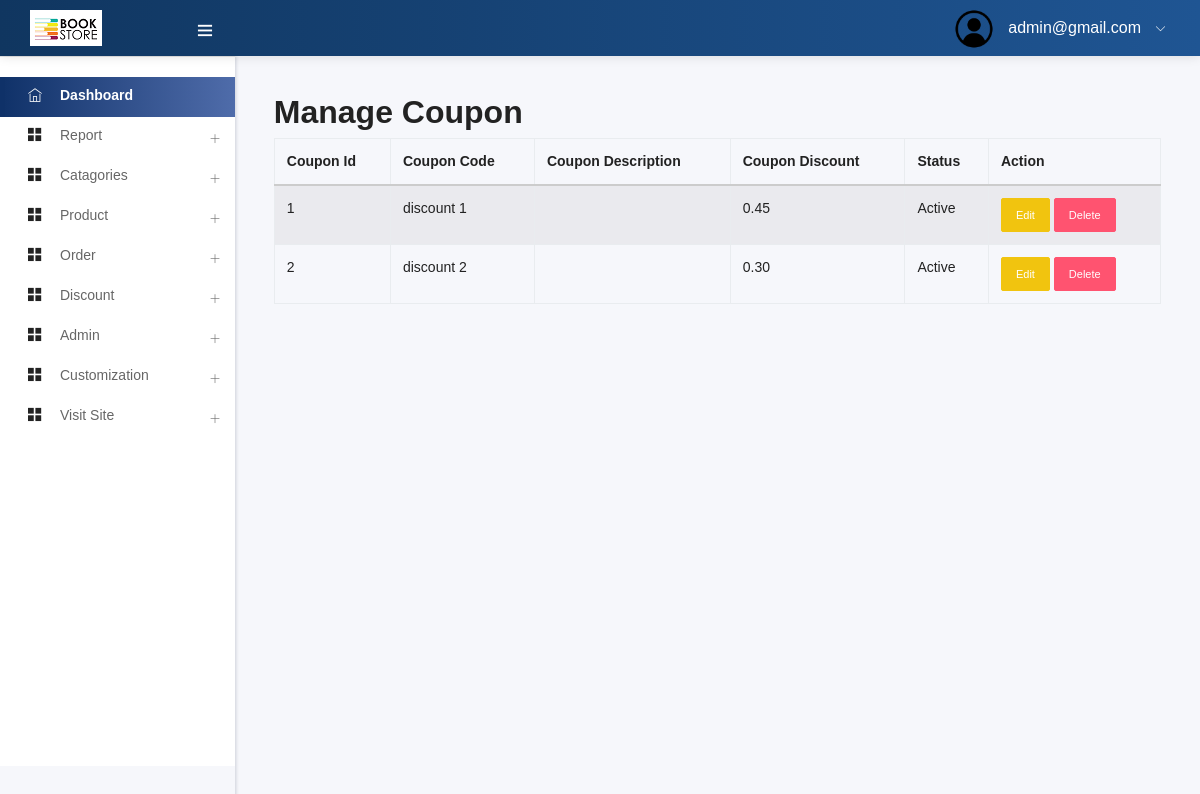
The page /admin/manage_discount.php (signed in) on the database its author committed.
### tables this page shows
CREATE TABLE `add_logo` (
  `id` int NOT NULL,
  `img` varchar(200) NOT NULL
);

CREATE TABLE `discount` (
  `id` int NOT NULL,
  `name` varchar(30) NOT NULL,
  `description` text,
  `discount_percent` decimal(3,2) UNSIGNED DEFAULT NULL,
  `active` tinyint(1) DEFAULT '1',
  `created_at` timestamp NOT NULL DEFAULT CURRENT_TIMESTAMP,
  `modified_at` timestamp NOT NULL DEFAULT CURRENT_TIMESTAMP
);

### admin/manage_discount.php (called while the page is built)
<?php
    $views = "manage_discount";
    include ("template.php");
?>

### model/DB.php (called while the page is built, shortened)
<?php
class DB{
    function __construct(){
        $servername = "localhost";
        $username = "root";
        $password = "12341234";
        $dbname = "book_ecommerce";
        $this->conn = mysqli_connect($servername, $username, $password, $dbname);
    }
}
?>

### model/Customization.php (called while the page is built, shortened)
<?php
include_once('DB.php');
class Customization extends DB{
   function display_logo(){
       $query = "SELECT * FROM add_logo";
       $result = mysqli_query($this->conn, $query);
       if (mysqli_num_rows($result) > 0) {
           $logo_datas = array();
           while($row = mysqli_fetch_assoc($result)){
               $logo_datas[] = $row;
           }
           return $logo_datas;
       }
   }
}
?>

### model/Discount.php (called while the page is built, shortened)
<?php
include_once('DB.php');
class Discount extends DB{
   function getAllDiscount(){
       $query = "SELECT * FROM discount";
       $result = mysqli_query($this->conn, $query);
       if (mysqli_num_rows($result) > 0) {
           $discount_datas = array();
           while($row = mysqli_fetch_assoc($result)){
               $discount_datas[] = $row;
           }
           return $discount_datas;
       }
   }
}
?>

### admin/views/discount/manage_discount_view.php (the view, shortened to what this page needs)
<?php
$discountObj = new Discount();
$discountList = $discountObj->getAllDiscount();
?>
<h2>Manage Coupon</h2>
<table class="table table-bordered table-striped">
    <thead>
        <tr>
            <th>Coupon Id</th>
            <th>Coupon Code</th>
            <th>Coupon Description</th>
            <th>Coupon Discount</th>
            <th>Status</th>
            <th>Action</th>
        </tr>
    </thead>
    <tbody>
        <?php
        foreach ($discountList as $discount) {
        ?>
            <tr>
                <td> <?php echo $discount['id'] ?></td>
                <td> <?php echo $discount['name'] ?></td>
                <td> <?php echo $discount['description'] ?></td>
                <td> <?php echo $discount['discount_percent'] ?></td>
                <td>
                    <?php
                    if($discount['active']) echo "Active";
                    else echo "Unactive";
                    ?>
                </td>
                <td>
                    <a href="edit_discount.php?status=edit&&id=<?php echo $discount['id'] ?>" class="btn btn-sm btn-warning">Edit</a>
                    <a href="?status=delete&&id=<?php echo $discount['id'] ?>" class="btn btn-sm btn-danger">Delete</a>
                </td>
            </tr>
        <?php } ?>
    </tbody>
</table>

### admin/includes/head.php (shortened to what this page needs)
<!DOCTYPE html>
<html lang="en">
<head>
  <link rel="stylesheet" type="text/css" href="assets/css/bootstrap/css/bootstrap.min.css">
  <link rel="stylesheet" type="text/css" href="assets/icon/themify-icons/themify-icons.css">
  <link rel="stylesheet" type="text/css" href="assets/icon/font-awesome/css/font-awesome.min.css">
  <link rel="stylesheet" type="text/css" href="assets/icon/icofont/css/icofont.css">
  <link rel="stylesheet" type="text/css" href="assets/css/style.css">
  <link rel="stylesheet" type="text/css" href="assets/css/jquery.mCustomScrollbar.css">
</head>

### admin/template.php (shortened to what this page needs)
<?php
include_once("../model/Discount.php");
$admin_email = $_SESSION['email'];
?>
<?php
include("includes/head.php")
?>
<body>
    <body>
        <div id="pcoded" class="pcoded">
            <div class="pcoded-container navbar-wrapper">
                <?php include_once("includes/headernav.php") ?>
                <div class="pcoded-main-container">
                    <div class="pcoded-wrapper">
                        <?php include_once("includes/sidenav.php") ?>
                        <div class="pcoded-content">
                            <div class="pcoded-inner-content">
                                <div class="main-body">
                                    <div class="page-wrapper">
                                        <div class="page-body">
                                            <?php
                                            if ($views) {
                                                if ($views == "dashboard") {
                                                    include('views/dashboard/dashboard_view.php');
                                                } elseif ($views == "manage_order") {
                                                    include("views/order/manage_order_view.php");
                                                } elseif ($views == "manage-cata") {
                                                    include("views/category/manage_cate_view.php");
                                                } elseif ($views == "add-cata") {
                                                    include("views/category/add_cate_view.php");
                                                } elseif ($views == "edit_cata") {
                                                    include("views/category/edit_cate_view.php");
                                                } elseif ($views == "manage-product") {
                                                    include("views/book/manage_book_view.php");
                                                } elseif ($views == "edit_product") {
                                                    include("views/book/edit_book_view.php");
                                                } elseif ($views == "add-product") {
                                                    include("views/book/add_book_view.php");
                                                } elseif ($views == "edit_logo") {
                                                    include("views/logo/edit_logo_view.php");
                                                } elseif ($views == "add_logo") {
                                                    include("views/logo/add_logo_view.php");
                                                } elseif ($views == "edit_links") {
                                                    include("views/link/edit_links_view.php");
                                                } elseif ($views == "add_link") {
                                                    include("views/link/add_links_view.php");
                                                } elseif ($views == "add_discount") {
                                                    include("views/discount/add_discount_view.php");
                                                } elseif ($views == "manage_discount") {
                                                    include("views/discount/manage_discount_view.php");
                                                } elseif ($views == "edit_discount") {
                                                    include("views/discount/edit_discount_view.php");
                                                } elseif ($views == "add-user") {
                                                    include("views/admin/add_user_view.php");
                                                } elseif ($views == "manage-admin") {
                                                    include("views/admin/manage_admin_view.php");
                                                } elseif ($views == "add-admin") {
                                                    include("views/admin/add_admin_view.php");
                                                } elseif ($views == "edit_admin") {
                                                    include("views/admin/edit_admin_view.php");
                                                } elseif ($views == "make_report") {
                                                    include("views/report/make_report_view.php");
                                                }
                                            }
                                            ?>
                                        </div>
                                    </div>
                                </div>
                            </div>
                        </div>
                    </div>
                </div>
                <?php
                include("includes/script.php")
                ?>

### admin/includes/headernav.php (shortened to what this page needs)
<?php
include("../model/Customization.php");
?>
<nav class="navbar header-navbar pcoded-header">
    <div class="navbar-wrapper">
        <div class="navbar-logo">
            <a class="mobile-menu" id="mobile-collapse" href="#!">
                <i class="ti-menu"></i>
            </a>
            <a href="index.php">
                <?php
                $customObj = new Customization();
                $logo_info = $customObj->display_logo();
                $logo = $logo_info[0];
                ?>
                <img class="img-fluid" src="uploads/<?php echo $logo['img']; ?>" alt="Theme-Logo" />
        </div>
        <div class="navbar-container container-fluid">
            <ul class="nav-right">
                <li class="user-profile header-notification">
                    <a href="#!">
                        <img src="assets/images/admin-avatar.png" class="img-radius" alt="User-Profile-Image">
                        <span> <?php echo $admin_email ?> </span>
                        <i class="ti-angle-down"></i>
                    </a>
                </li>
            </ul>
        </div>
    </div>
</nav>

### admin/includes/sidenav.php (shortened to what this page needs)
<nav class="pcoded-navbar">
    <div class="pcoded-inner-navbar main-menu">
        <div class="pcoded-navigatio-lavel" data-i18n="nav.category.navigation"></div>
        <ul class="pcoded-item pcoded-left-item">
            <li class="active">
                <a href="dashboard.php">
                    <span class="pcoded-micon"><i class="ti-home"></i><b>D</b></span>
                    <span class="pcoded-mtext" data-i18n="nav.dash.main">Dashboard</span>
                </a>
            </li>
            <li class="pcoded-hasmenu">
                <a href="javascript:void(0)">
                    <span class="pcoded-micon"><i class="ti-layout-grid2-alt"></i></span>
                    <span class="pcoded-mtext" data-i18n="nav.basic-components.main">Report</span>
                </a>
            </li>
            <li class="pcoded-hasmenu">
                <a href="javascript:void(0)">
                    <span class="pcoded-micon"><i class="ti-layout-grid2-alt"></i></span>
                    <span class="pcoded-mtext" data-i18n="nav.basic-components.main">Catagories</span>
                </a>
            </li>
            <li class="pcoded-hasmenu">
                <a href="javascript:void(0)">
                    <span class="pcoded-micon"><i class="ti-layout-grid2-alt"></i></span>
                    <span class="pcoded-mtext" data-i18n="nav.basic-components.main">Product</span>
                </a>
            </li>
            <li class="pcoded-hasmenu">
                <a href="javascript:void(0)">
                    <span class="pcoded-micon"><i class="ti-layout-grid2-alt"></i></span>
                    <span class="pcoded-mtext" data-i18n="nav.basic-components.main">Order</span>
                </a>
            </li>
            <li class="pcoded-hasmenu">
                <a href="javascript:void(0)">
                    <span class="pcoded-micon"><i class="ti-layout-grid2-alt"></i></span>
                    <span class="pcoded-mtext" data-i18n="nav.basic-components.main">Discount</span>
                </a>
            </li>
            <?php
            if ($_SESSION['role'] == 1) {
            ?>
                <li class="pcoded-hasmenu">
                    <a href="javascript:void(0)">
                        <span class="pcoded-micon"><i class="ti-layout-grid2-alt"></i></span>
                        <span class="pcoded-mtext" data-i18n="nav.basic-components.main">Admin</span>
                    </a>
                </li>
            <?php } ?>
            <li class="pcoded-hasmenu">
                <a href="javascript:void(0)">
                    <span class="pcoded-micon"><i class="ti-layout-grid2-alt"></i></span>
                    <span class="pcoded-mtext" data-i18n="nav.basic-components.main">Customization</span>
                </a>
            </li>
            <li class="pcoded-hasmenu">
                <a href="../index.php" target="_blank">
                    <span class="pcoded-micon"><i class="ti-layout-grid2-alt"></i></span>
                    <span class="pcoded-mtext" data-i18n="nav.basic-components.main">Visit Site</span>
                </a>
            </li>
        </ul>
    </div>
</nav>

### admin/includes/script.php (shortened to what this page needs)
</body>
</html>

### rows shown on the page
add_logo: img (picture)
discount: id "1", name "discount 1", discount_percent "0.45", active "Active"
discount: id "2", name "discount 2", discount_percent "0.30", active "Active"

### other values the page prints
$admin_email "admin@gmail.com"
